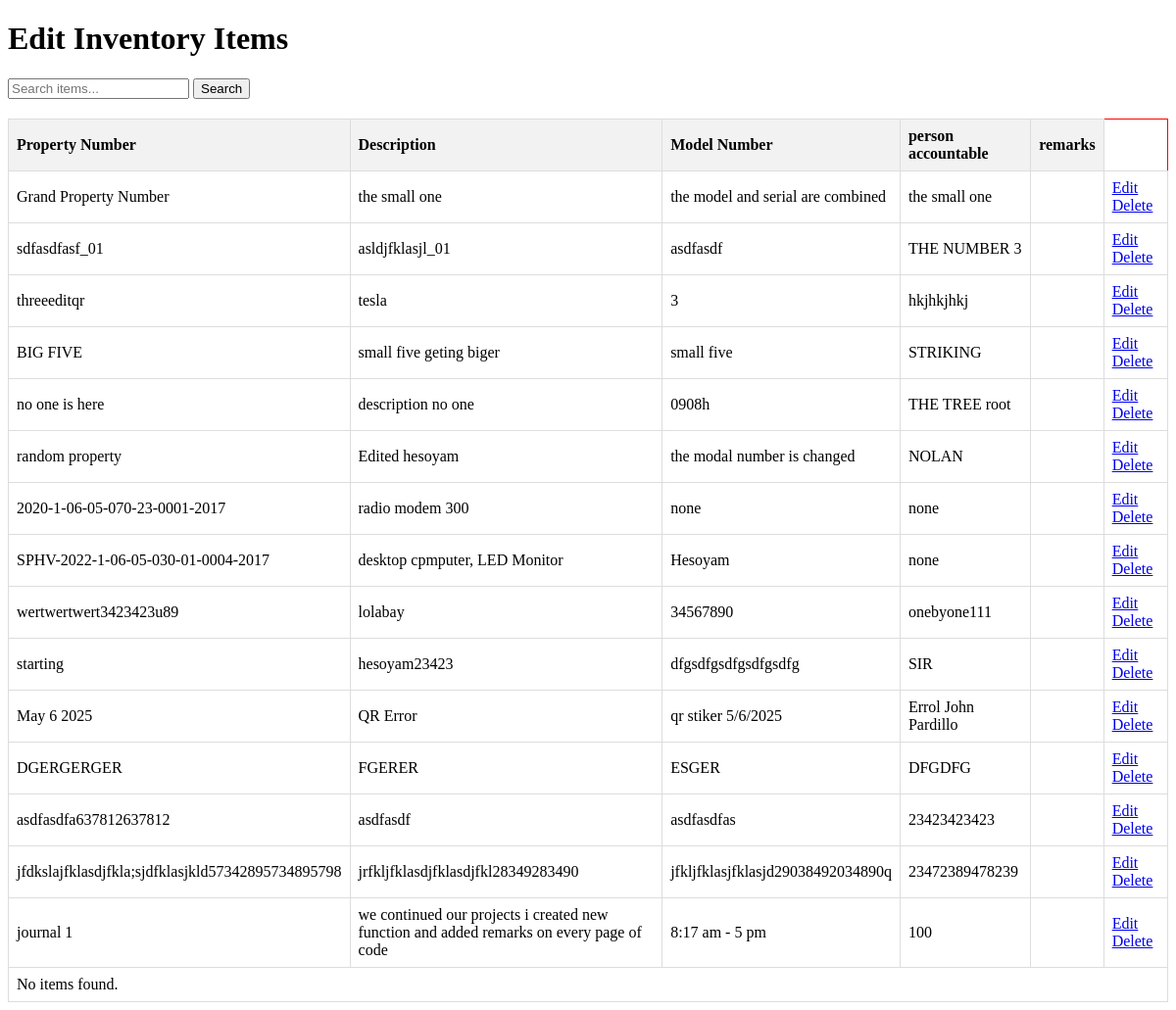
Screenshot of /pages/landing/edit.php with the database file from the repository.
### tables this page shows
CREATE TABLE `inventory` (
  `id` int(11) NOT NULL,
  `property_number` varchar(255) NOT NULL,
  `description` text NOT NULL,
  `model_number` varchar(255) NOT NULL,
  `acquisition_date` date DEFAULT NULL,
  `person_accountable` varchar(255) NOT NULL,
  `signature_of_inventory_team_date` date DEFAULT NULL,
  `cost` double DEFAULT NULL,
  `remarks` varchar(255) DEFAULT NULL
);

### pages/landing/edit.php (the view, shortened to what this page needs)
<!DOCTYPE html>
<html lang="en">
<head>
   <link rel="stylesheet" href="/inventory-system/public/styles/landingstyle/data.css">
</head>
<body>
   <h1>Edit Inventory Items</h1>
   <form method="GET" action="" style="margin-bottom: 20px;">
       <input type="text" name="search" placeholder="Search items..."
            value="<?= htmlspecialchars($_GET['search'] ?? '') ?>">
       <button type="submit">Search</button>
   </form>
   <?php
   $pdo = new PDO("mysql:host=localhost;dbname=inventory-system", "root", "");
   $sql = "SELECT * FROM inventory";
   $params = [];
   $sql .= "  ";
   $stmt = $pdo->prepare($sql);
   $stmt->execute($params);
   $items = $stmt->fetchAll(PDO::FETCH_ASSOC);
   ?>
   <table class="inventory-table">
       <thead>
          <tr>
             <th>Property Number</th>
             <th>Description</th>
             <th>Model Number</th>
             <th>person accountable</th>
             <th>remarks</th>
          </tr>
       </thead>
       <tbody>
          <?php foreach ($items as $item): ?>
          <tr>
             <td><?= htmlspecialchars($item['property_number']) ?></td>
             <td><?= htmlspecialchars($item['description']) ?></td>
             <td><?= htmlspecialchars($item['model_number']) ?></td>
             <td><?= htmlspecialchars($item['person_accountable']) ?></td>
             <td><?= htmlspecialchars($item['status']) ?></td>
             <td>
                <a href="/inventory-system/pages/landing/edit-item.php?property_number=<?= urlencode($item['property_number']) ?>" class="edit-btn">Edit</a>
                <a href="/inventory-system/pages/landing/delete-item.php?property_number=<?= urlencode($item['property_number']) ?>" class="delete-btn">Delete</a>
             </td>
          </tr>
          <?php endforeach; ?>
          <tr>
             <td colspan="6">No items found.</td>
          </tr>
       </tbody>
   </table>
</body>
</html>

### public/styles/landingstyle/data.css (style rules this page uses)
table { border: solid 2px black; }
table, th, td { padding:5px; border: 1px solid red; }
tbody tr td { border: 1px solid red; }
.inventory-table { width: 100%; border-collapse: collapse; margin-top: 20px; }
.inventory-table th, .inventory-table td { border: 1px solid #ddd; padding: 8px; text-align: left; }
.inventory-table th { background-color: #f2f2f2; }

### rows the page displays
inventory: property_number "Grand Property Number", description "the small one", model_number "the model and serial are combined", person_accountable "the small one"
inventory: property_number "sdfasdfasf_01", description "asldjfklasjl_01", model_number "asdfasdf", person_accountable "THE NUMBER 3"
inventory: property_number "threeeditqr", description "tesla", model_number "3", person_accountable "hkjhkjhkj"
inventory: property_number "BIG FIVE", description "small five geting biger", model_number "small five", person_accountable "STRIKING"
inventory: property_number "no one is here", description "description no one", model_number "0908h", person_accountable "THE TREE root"
inventory: property_number "random property", description "Edited hesoyam", model_number "the modal number is changed", person_accountable "NOLAN"
inventory: property_number "2020-1-06-05-070-23-0001-2017", description "radio modem 300", model_number "none", person_accountable "none"
inventory: property_number "SPHV-2022-1-06-05-030-01-0004-2017", description "desktop cpmputer, LED Monitor", model_number "Hesoyam", person_accountable "none"
inventory: property_number "wertwertwert3423423u89", description "lolabay", model_number "34567890", person_accountable "onebyone111"
inventory: property_number "starting", description "hesoyam23423", model_number "dfgsdfgsdfgsdfgsdfg", person_accountable "SIR"
inventory: property_number "May 6 2025", description "QR Error", model_number "qr stiker 5/6/2025", person_accountable "Errol John Pardillo"
inventory: property_number "DGERGERGER", description "FGERER", model_number "ESGER", person_accountable "DFGDFG"
inventory: property_number "asdfasdfa637812637812", description "asdfasdf", model_number "asdfasdfas", person_accountable "23423423423"
inventory: property_number "jfdkslajfklasdjfkla;sjdfklasjkld57342895734895798", description "jrfkljfklasdjfklasdjfkl28349283490", model_number "jfkljfklasjfklasjd29038492034890q", person_accountable "23472389478239"
inventory: property_number "journal 1", description "we continued our projects i created new function and added remarks on every page of code", model_number "8:17 am - 5 pm", person_accountable "100"
